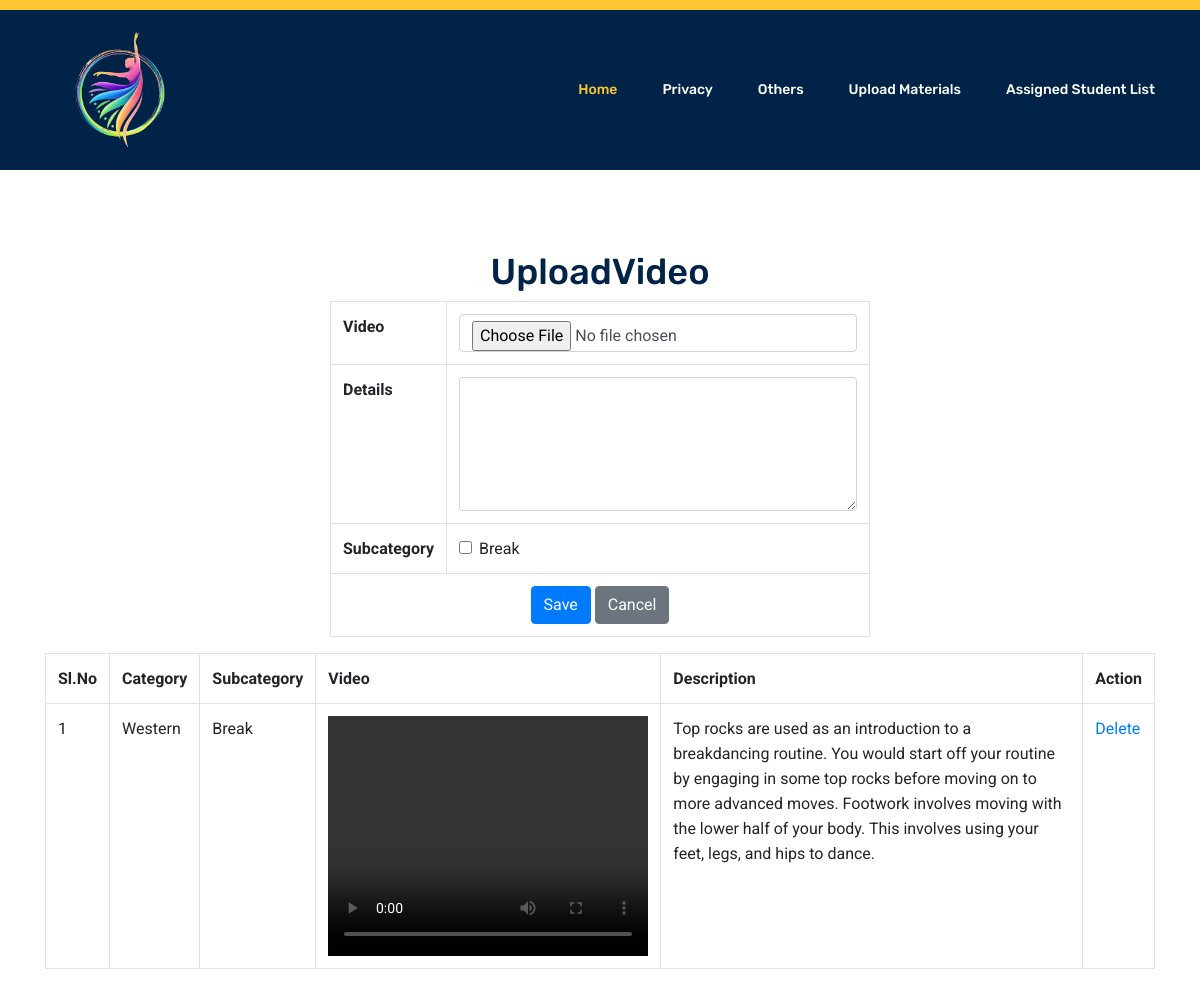
The page /Project/Trainer/uploadvideo.php (signed in) on the database its author committed.
### tables this page shows
CREATE TABLE `tbl_subcategory` (
  `subcategory_id` int(11) NOT NULL auto_increment,
  `subcategory_name` varchar(100) NOT NULL,
  `category_id` int(11) NOT NULL,
  `subcategory_rate` varchar(50) NOT NULL,
  PRIMARY KEY  (`subcategory_id`)
);

CREATE TABLE `tbl_video` (
  `video_id` int(11) NOT NULL auto_increment,
  `video_details` varchar(1000) NOT NULL,
  `trainer_id` int(11) NOT NULL,
  `subcategory_id` varchar(100) NOT NULL,
  `video_file` varchar(50) NOT NULL,
  PRIMARY KEY  (`video_id`)
);

CREATE TABLE `tbl_category` (
  `category_id` int(11) NOT NULL auto_increment,
  `category_name` varchar(50) NOT NULL,
  PRIMARY KEY  (`category_id`)
);

### Project/Trainer/uploadvideo.php (the view, shortened to what this page needs)
<!DOCTYPE html PUBLIC "-//W3C//DTD XHTML 1.0 Transitional//EN" "http://www.w3.org/TR/xhtml1/DTD/xhtml1-transitional.dtd">
<html xmlns="http://www.w3.org/1999/xhtml">
<head>
<link rel="stylesheet" href="https://stackpath.bootstrapcdn.com/bootstrap/4.5.2/css/bootstrap.min.css">
</head>
<body>
<?php
include("Head.php");
$sel="select * from tbl_trainer where trainer_id='".$_SESSION["trainer_id"]."'";
$data=mysql_query($sel);
$row=mysql_fetch_array($data);
$subcate=$row["subcategory_id"];
$delimiter = ",";
$stringArray = explode($delimiter, $subcate);
?>
<br><br><br><br><br><br><br><br><br><br>
<div class="container">
<center><h1>UploadVideo</h1></center>
  <form action="" method="post" enctype="multipart/form-data" name="form1" id="form1">
    <div class="row justify-content-center">
      <div class="col-md-6">
        <table class="table table-bordered" align="center" cellpadding="10">
          <tr>
            <th>Video</th>
            <td><input type="file" class="form-control" name="fileField" id="fileField" required/></td>
          </tr>
          <tr>
            <th>Details</th>
            <td><textarea class="form-control" name="txtdetails" id="txtdetails" cols="45" rows="5" required></textarea></td>
          </tr>
          <tr>
            <th>Subcategory</th>
            <td>
              <?php foreach($stringArray as $checked) {
                $selsub="select *  from tbl_subcategory where subcategory_id='".$checked."'";
                $datasub=mysql_query($selsub);
                $rowsub=mysql_fetch_array($datasub);
              ?>
              <div class="form-check">
                <input class="form-check-input" type="checkbox" name="subcat" value="<?php echo $rowsub["subcategory_id"]?>" />
                <label class="form-check-label"><?php echo $rowsub["subcategory_name"]?></label>
              </div>
              <?php } ?>
            </td>
          </tr>
          <tr>
            <td colspan="2" align="center">
              <input type="submit" class="btn btn-primary" name="button" id="button" value="Save" />
              <input type="submit" class="btn btn-secondary" name="button2" id="button2" value="Cancel" />
            </td>
          </tr>
        </table>
      </div>
    </div>
    <div class="row justify-content-center">
      <div class="col-md-12">
        <table class="table table-bordered" align="center" cellpadding="10">
          <tr>
            <th>Sl.No</th>
            <th>Category</th>
            <th>Subcategory</th>
            <th>Video</th>
            <th>Description</th>
            <th>Action</th>
          </tr>
          <?php
            $selvideos="select * from tbl_video v inner join tbl_subcategory s on s.subcategory_id=v.subcategory_id inner join tbl_category c on c.category_id=s.category_id where v.trainer_id='".$_SESSION["trainer_id"]."'";
            $datavideo=mysql_query($selvideos);
            $i=0;
            while($rowvideo=mysql_fetch_array($datavideo))
            {
              $i++;
          ?>
          <tr>
            <td><?php echo $i?></td>
            <td><?php echo $rowvideo["category_name"]?></td>
            <td><?php echo $rowvideo["subcategory_name"]?></td>
            <td>
              <video width="320" height="240" controls>
                <source src="../Assets/Files/Video/<?php echo $rowvideo["video_file"]?>" type="video/mp4">
              </video>
            </td>
            <td><?php echo $rowvideo["video_details"]?></td>
            <td><a href="uploadvideo.php?did=<?php echo $rowvideo["video_id"]?>">Delete</a></td>
          </tr>
          <?php } ?>
        </table>
      </div>
    </div>
  </form>
</div>
</body>
</html>
<br><br><br><br><br><br><br><br>

### rows shown on the page
tbl_subcategory: subcategory_name "Break"
tbl_video: tbl_category.category_name "Western", subcategory.subcategory_name "Break", video_details "Top rocks are used as an introduction to a breakdancing routine. You would start off your routine by engaging in some top rocks before moving on to more advanced moves. Footwork involves moving with the lower half of your body. This involves using your feet, legs, and hips to dance."
